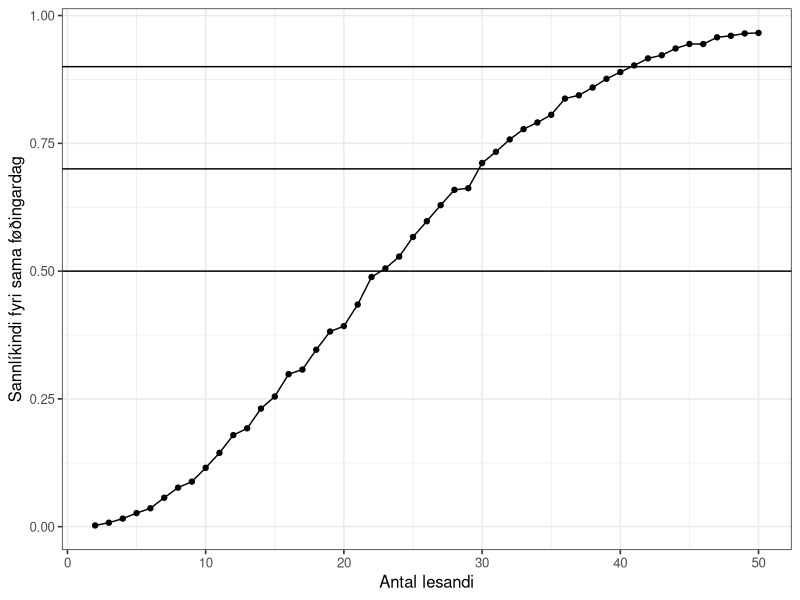
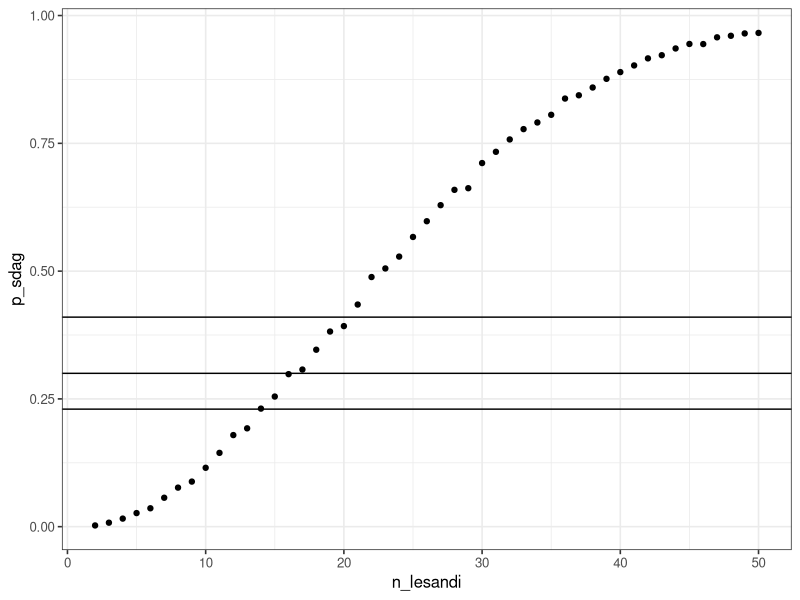
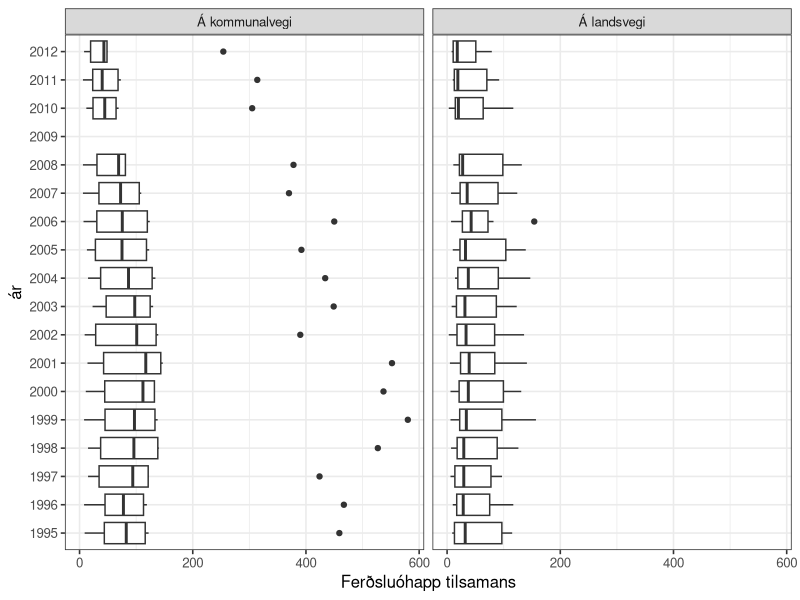
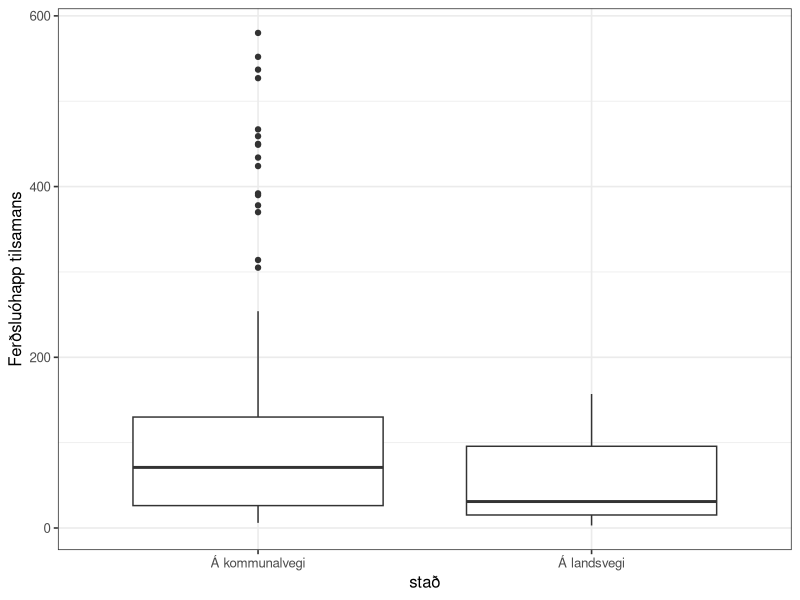
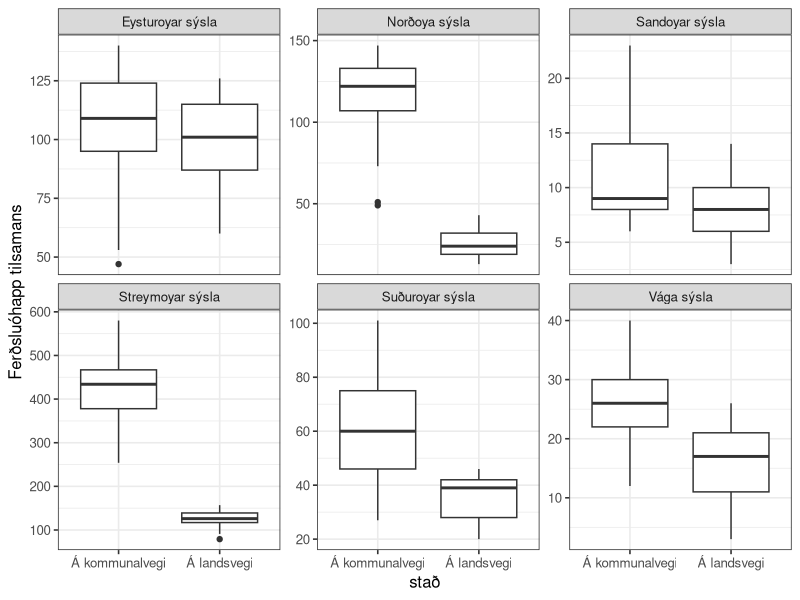
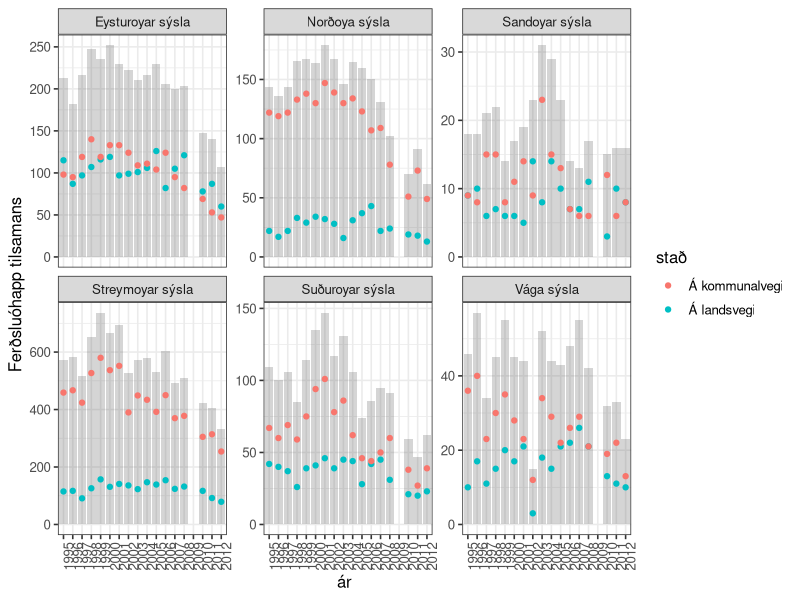
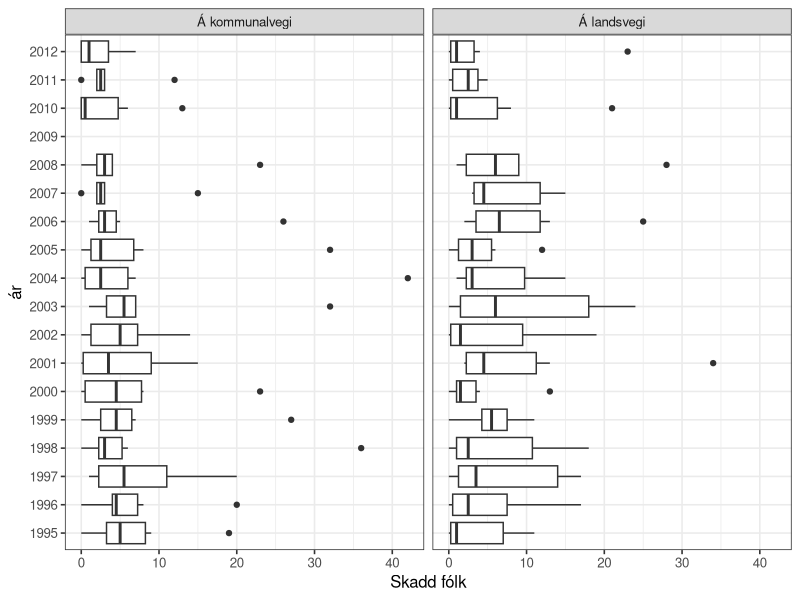
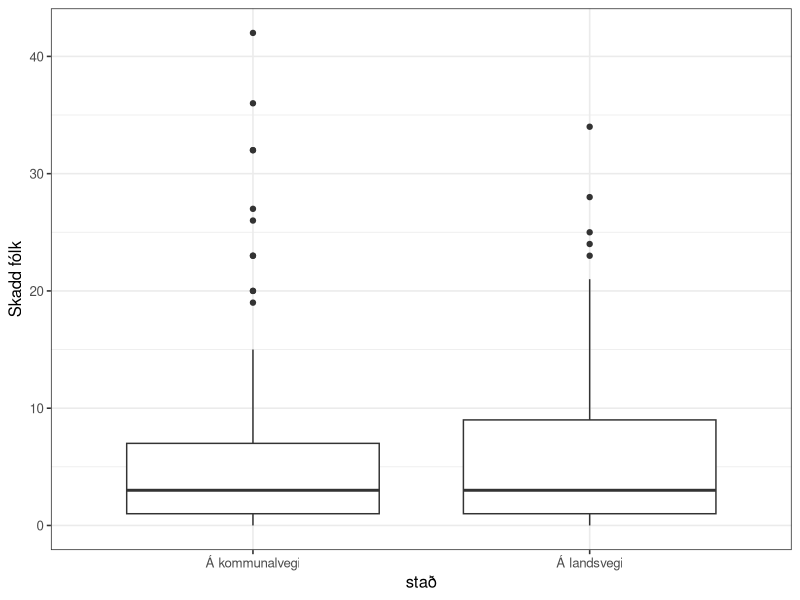

Here is the R script that generated these plots, in order:
## ---- chunk 1
knitr::opts_chunk$set(echo = TRUE)

options(dplyr.summarise.inform = FALSE)
library(tidyverse)

# set theme used for plotting
theme_set(theme_bw(base_size = 12))

## ---- chunk 2
n_lesandi <- 2:10
roynd_nr <- 1:2

sama_fdag <- crossing(n_lesandi, roynd_nr)
sama_fdag
## ---- chunk 3
sama_fdag <- mutate(
  sama_fdag,
  fdag = map(n_lesandi, ~ sample(365, ., replace = TRUE))
  )
sama_fdag
## ---- chunk 4
# Ein listi av integers
str(sama_fdag$fdag)
## ---- chunk 5


sama_fdag <- mutate(sama_fdag, nakar_sdag = map_lgl(fdag, ~ any(duplicated(.x))))
sama_fdag

## ---- chunk 6
p_samadag <- sama_fdag %>%
  group_by(n_lesandi) %>%
  summarise(p_sdag = mean(nakar_sdag))

p_samadag
## ---- chunk 7

p_samadag <-
  crossing(n_lesandi = 2:10, roynd_nr = 1:2) %>%
  mutate(.,
  fdag = map(n_lesandi, ~sample(365, ., replace = TRUE))
  ) %>%
  mutate(., nakar_sdag = map_lgl(fdag, ~any(duplicated(.x)))) %>%
  group_by(n_lesandi) %>%
  summarize(p_sdag = mean(nakar_sdag))
  
p_samadag
## ---- chunk 8

n_lesandi <- 2:50

p_samadag <-
  crossing(n_lesandi, roynd_nr) %>%
  mutate(.,
  fdag = map(n_lesandi, ~sample(365, ., replace = TRUE))
  ) %>%
  mutate(., nakar_sdag = map_lgl(fdag, ~any(duplicated(.x)))) %>%
  group_by(n_lesandi) %>%
  summarize(p_sdag = mean(nakar_sdag))
  
p_samadag

## ---- chunk 9
roynd_nr <- 1:5000
p_samadag <-
  crossing(n_lesandi, roynd_nr) %>%
  mutate(.,
  fdag = map(n_lesandi, ~sample(365, ., replace = TRUE))
  ) %>%
  mutate(., nakar_sdag = map_lgl(fdag, ~any(duplicated(.x)))) %>%
  group_by(n_lesandi) %>%
  summarize(p_sdag = mean(nakar_sdag))
  
p_samadag
## ---- chunk 10
ggplot(p_samadag, aes(x = n_lesandi, y = p_sdag)) +
  geom_point() +
  geom_line() +
  xlab("Antal lesandi") +
  ylab("Sannlíkindi fyri sama føðingardag") +
  geom_hline(yintercept = 0.5) +
  geom_hline(yintercept = 0.7) +
  geom_hline(yintercept = 0.9)
## ---- chunk 11
p_samadag <- p_samadag %>%
  mutate(n_ymisk = map(n_lesandi, ~prod(365:(365 - . + 1))) %>% unlist,
         n_total = 365^n_lesandi,
         p_teori = 1 - (n_ymisk/n_total)
  )

p_samadag
## ---- chunk 12
p_samadag <- p_samadag %>% 
  mutate(p_bday = map_dbl(n_lesandi, ~pbirthday(., classes = 365, coincident = 2)))

p_samadag
## ---- chunk 13
ggplot(p_samadag, aes(x = n_lesandi, y = p_sdag)) +
  geom_point() +
  geom_hline(yintercept = qbirthday(prob = 0.5, classes = 365, coincident = 2) / 100) +
  geom_hline(yintercept = qbirthday(prob = 0.7, classes = 365, coincident = 2) / 100) +
  geom_hline(yintercept = qbirthday(prob = 0.9, classes = 365, coincident = 2) / 100)

## ---- chunk 14

## ---- chunk 15
n_lesandi_50 = pbirthday(50, classes = 365, coincident = 2)
n_lesandi_50

n_lesandi_80 = pbirthday(80, classes = 365, coincident = 2)
n_lesandi_80
## ---- chunk 16
n_lesandi = seq(5, 700, 5)
roynd_nr = 1:100


## ---- chunk 17

## ---- chunk 18

## ---- chunk 19

## ---- chunk 20

## ---- chunk 21

## ---- chunk 22

## ---- chunk 23
ferdslu_ohapp <- read_csv("ferdslu_ohapp.csv")
ferdslu_ohapp
## ---- chunk 24
ferdslu_ohapp <- read_csv("ferdslu_ohapp.csv", skip = 1, na = "..")
ferdslu_ohapp
## ---- chunk 25
ferdslu_ohapp <- ferdslu_ohapp %>%
  mutate(across(everything(), ~ str_replace(., "-", "0")))
ferdslu_ohapp
## ---- chunk 26
ferdslu_ohapp <- pivot_longer(ferdslu_ohapp, cols = '1995':'2012',
                   names_to = "ár", values_to = "n", values_transform = list(n = as.integer))

ferdslu_ohapp

#ferdslu_ohapp$n <- as.integer(ferdslu_ohapp$n)

## ---- chunk 27

ferdslu_ohapp <- pivot_wider(ferdslu_ohapp, names_from = slag, values_from = n)


ferdslu_ohapp
## ---- chunk 28

ggplot(ferdslu_ohapp) +
  geom_boxplot(aes(x = `Ferðsluóhapp tilsamans`, y = ár), na.rm = TRUE) +
  facet_wrap(~stað)

## ---- chunk 29
df <- ferdslu_ohapp %>%
  filter(`Ferðsluóhapp tilsamans` > 150) 
df
## ---- chunk 30

ggplot(data = ferdslu_ohapp) +
  geom_boxplot(aes(x = stað, y = `Ferðsluóhapp tilsamans`), na.rm = TRUE)

## ---- chunk 31

ggplot(data = ferdslu_ohapp) +
  geom_boxplot(aes(x = stað, y = `Ferðsluóhapp tilsamans`), na.rm = TRUE) +
  facet_wrap(~sýsla, scales = "free_y")
  
  

## ---- chunk 32

ggplot(ferdslu_ohapp) +
  geom_bar(aes(x = ár, y = `Ferðsluóhapp tilsamans`), alpha = 0.25, stat = "Identity", na.rm = TRUE) +
  geom_point(aes(x = ár, y = `Ferðsluóhapp tilsamans`, colour = stað), na.rm = TRUE) +
  facet_wrap(~sýsla, scales = "free_y") +
  theme(axis.text.x = element_text(angle = 90))

## ---- chunk 33
ggplot(ferdslu_ohapp, aes(x = `Skadd fólk`, y = `ár`)) +
  geom_boxplot(na.rm = TRUE) +
  facet_wrap(~ `stað`)

## ---- chunk 34
ggplot(ferdslu_ohapp, aes(x = `stað`, y = `Skadd fólk`)) +
  geom_boxplot(na.rm = TRUE)
## ---- chunk 35
ggplot(ferdslu_ohapp, aes(x = `stað`, y = `Skadd fólk`)) +
  geom_boxplot(na.rm = TRUE) +
  facet_wrap(~ `sýsla`, scales = "free_y")
## ---- chunk 36
ggplot(ferdslu_ohapp, aes(x = `stað`, y = `Skadd fólk` / `Ferðsluóhapp tilsamans`)) +
  geom_boxplot(na.rm = TRUE) +
  facet_wrap(~ `sýsla`, scales = "free_y")
## ---- chunk 37
ggplot(ferdslu_ohapp) +
  geom_boxplot(aes(x = `Skadd fólk`/`Ferðsluóhapp tilsamans`, y = `stað`), color = "red", na.rm = TRUE) +
  geom_violin(aes(x = `Skadd fólk`/`Ferðsluóhapp tilsamans`, y = `stað`), alpha = 0.25, na.rm = TRUE) +
  geom_boxplot(aes(x = `Skadd fólk` / `Ferðsluóhapp tilsamans`, y = `sýsla`), color = "blue", na.rm = TRUE) +
  geom_violin(aes(x = `Skadd fólk` / `Ferðsluóhapp tilsamans`, y = `sýsla`), alpha = 0.25, na.rm = TRUE)
## ---- chunk 38
ophapp_yvirlit <- ferdslu_ohapp %>% 
  filter(`ár` != "2009") %>%
  group_by(`stað`) %>%
  summarise(
    n = n(),
    n_ohapp = sum(`Ferðsluóhapp tilsamans`),
    n_skadd = sum(`Skadd fólk`),
    p_skadd = n_skadd / n_ohapp
  )

ophapp_yvirlit
## ---- chunk 39
t.test(ophapp_yvirlit$p_skadd, conf.level = .95)$conf.int
## ---- chunk 40

## ---- chunk 41

## ---- chunk 42

## ---- chunk 43

## ---- chunk 44

## ---- chunk 45

## ---- chunk 46

## ---- chunk 47
